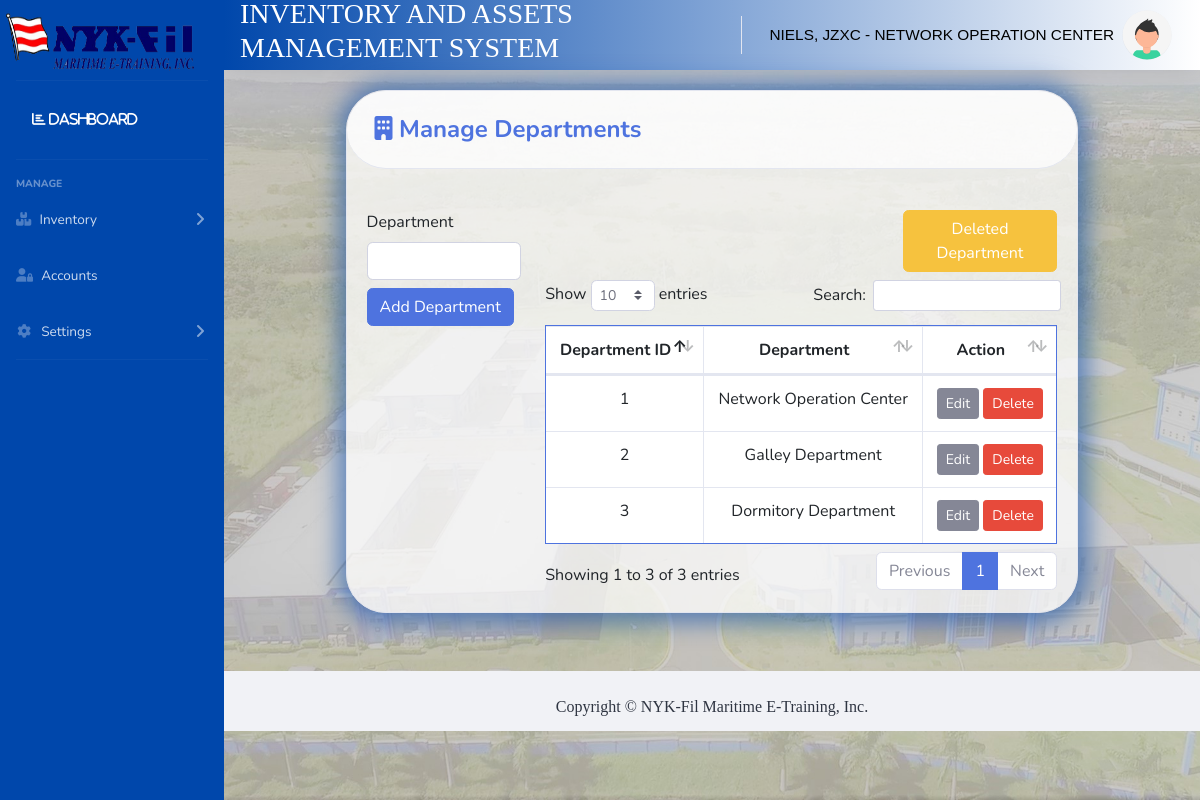
/pages/department.php (signed in), run on an earlier commit of the app's database.
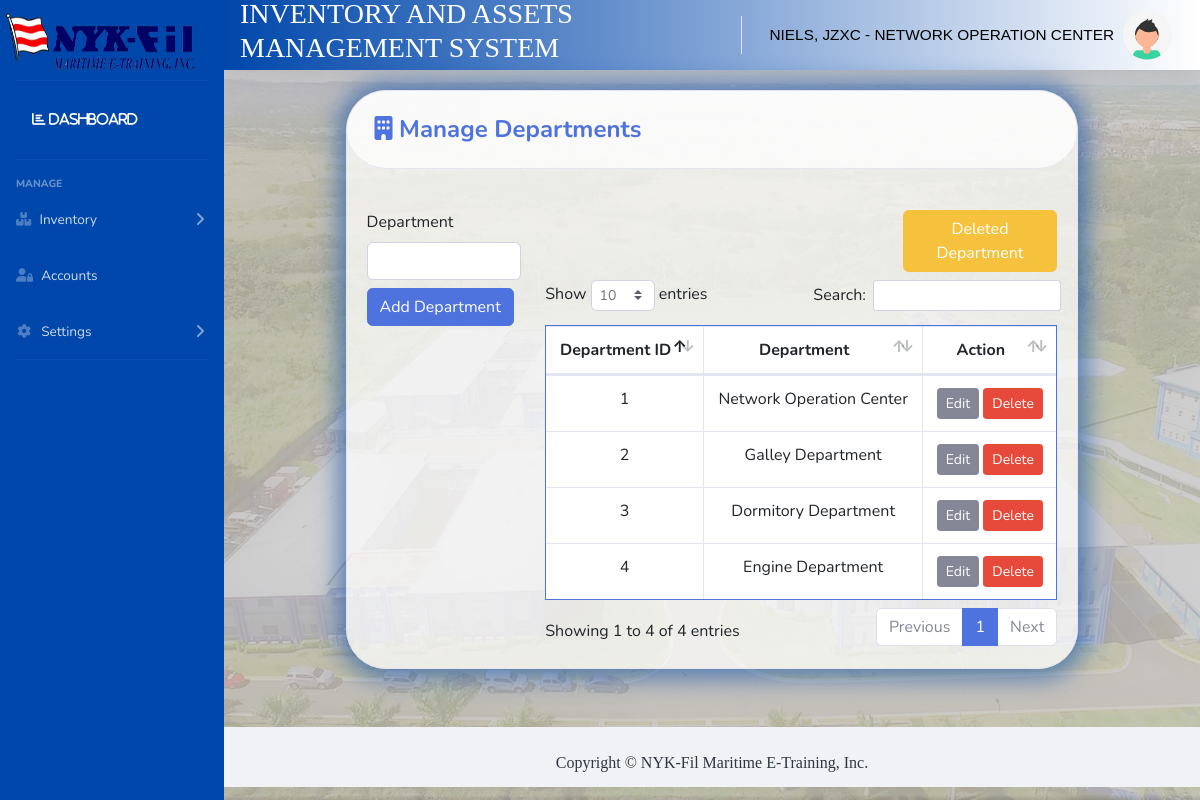
And on a later commit of the database.
### tables this page shows
CREATE TABLE `department_tbl` (
  `departmentid` int(11) NOT NULL,
  `department` varchar(255) NOT NULL,
  `dept_deleted` int(11) NOT NULL
);

### pages/departmentclass.php (the view, shortened to what this page needs)
<?php
function populatedepartmenttable()
{
      try
      {
        include '../includes/dbcon.php';
        $statement = $conn->prepare("select * from department_tbl where dept_deleted = 1");
        $statement->execute();
        $result = $statement->get_result();
              while($row = $result->fetch_assoc())
              {
                    echo "<tr>";
                    echo "<td class='dep_id'>".$row["departmentid"]."</td>";
                    echo "<td>".$row["department"]."</td>";
                    echo "<td>
                          <a class='btn btn-secondary btn-sm edit_btn' style='color:white;'>
                          Edit
                          </a>
                          <a class='btn btn-danger btn-sm ' onclick='return checkdelete()' href='departmentdelete.php?id=".$row["departmentid"]."' style='color:white;'>
                          Delete
                          </a>
                          </td>";
                    echo "</tr>";
              }
      }
      catch (\Exception $e) {
      }
    }
?>

### pages/department.php (shortened to what this page needs)
<?php include 'departmentclass.php'; ?>
<!DOCTYPE html>
<html lang="en">
<head>
    <?php include 'head.php'; ?>
</head>
<body>
    <?php include '../includes/navbar.php'; ?>
    <div class="container-fluid mt-3" style="max-width: 80%">
        <div class="card" style="background-color: #ffffffba;background-clip: border-box;border-radius: 2.5rem;margin-bottom: 10px;-webkit-box-shadow: 1px 1px 23px 9px rgba(0,0,0,0.75);-moz-box-shadow: 1px 1px 23px 9px rgba(0,0,0,0.75);box-shadow: 1px 1px 23px 9px rgb(0 71 171 / 55%);">
            <div class="card-header py-3" style="background-color: #ffffffba;background-clip: border-box;border-radius: 2.5rem;margin-bottom: 5px;">
                <h4 class="m-2 font-weight-bold text-primary"><i class="fas fa-building"></i>&nbsp;Manage Departments</h4>
            </div>
            <div class="card-body">
                <div class="row">
                    <div class="mt-3 col-md-3">
                        <div class="form-group">
                            <div class="form-row">
                                <div class="col-md-12">
                                    <form action="#" method="POST" onsubmit="return confirm('Are you sure you want to add department?');">
                                        <label class="label">Department</label>
                                        <input class="form-control" type="text" name="txtdepartment" id="txtdepartment" required>
                                        <input class="mt-2 btn btn-primary" type="submit" name="btnadddepartment" id="btnadddepartment" value="Add Department">
                                    </form>
                                </div>
                            </div>
                        </div>
                    </div>
                    <div class="mt-3 col-md-9 table-responsive" style="overflow-y:auto;max-height:650px;">
                    <div class="row">
                       <div class="col-md-8 ">
                       </div>
                       <div class="col-md-4 mb-2 d-flex justify-content-end">
                       <button type="button" data-toggle="modal" data-target="#deleteddptmodal" class="btn btn-warning" >Deleted Department</button>
                       </div>
                    </div>
                        <table id="dataTable" class="table table-bordered border-primary table-hover text-center" style="width:100%;">
                        <thead class="bg-primary border-primary">
                                <tr>
                                    <th>Department ID</th>
                                    <th>Department</th>
                                    <th>Action</th>
                                </tr>
                            </thead>
                            <tbody>
                                <?php populatedepartmenttable(); ?>
                            </tbody>
                        </table>
                    </div>
                </div>
            </div>
        </div>
    </div>
    <?php include '../includes/footer.php'; ?>
</body>
</html>

What changed in the data, as far as the page shows it:
added department_tbl: departmentid "4", department "Engine Department"
Also different on the page:
text written by a page script: "Show entries Search: Showing 1 to 3 of 3 entries Previous 1 Next" → "Show entries Search: Showing 1 to 4 of 4 entries Previous 1 Next"
